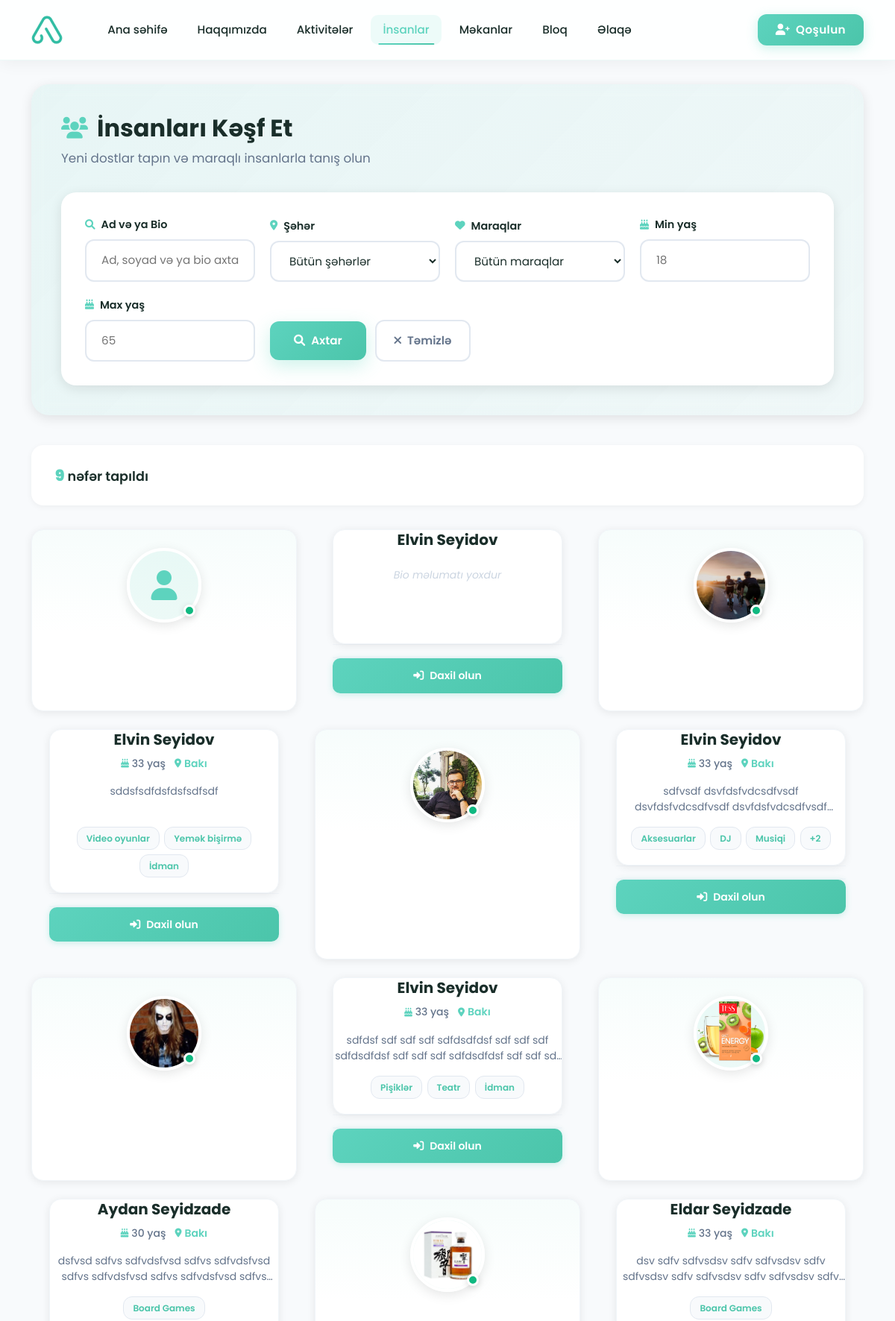
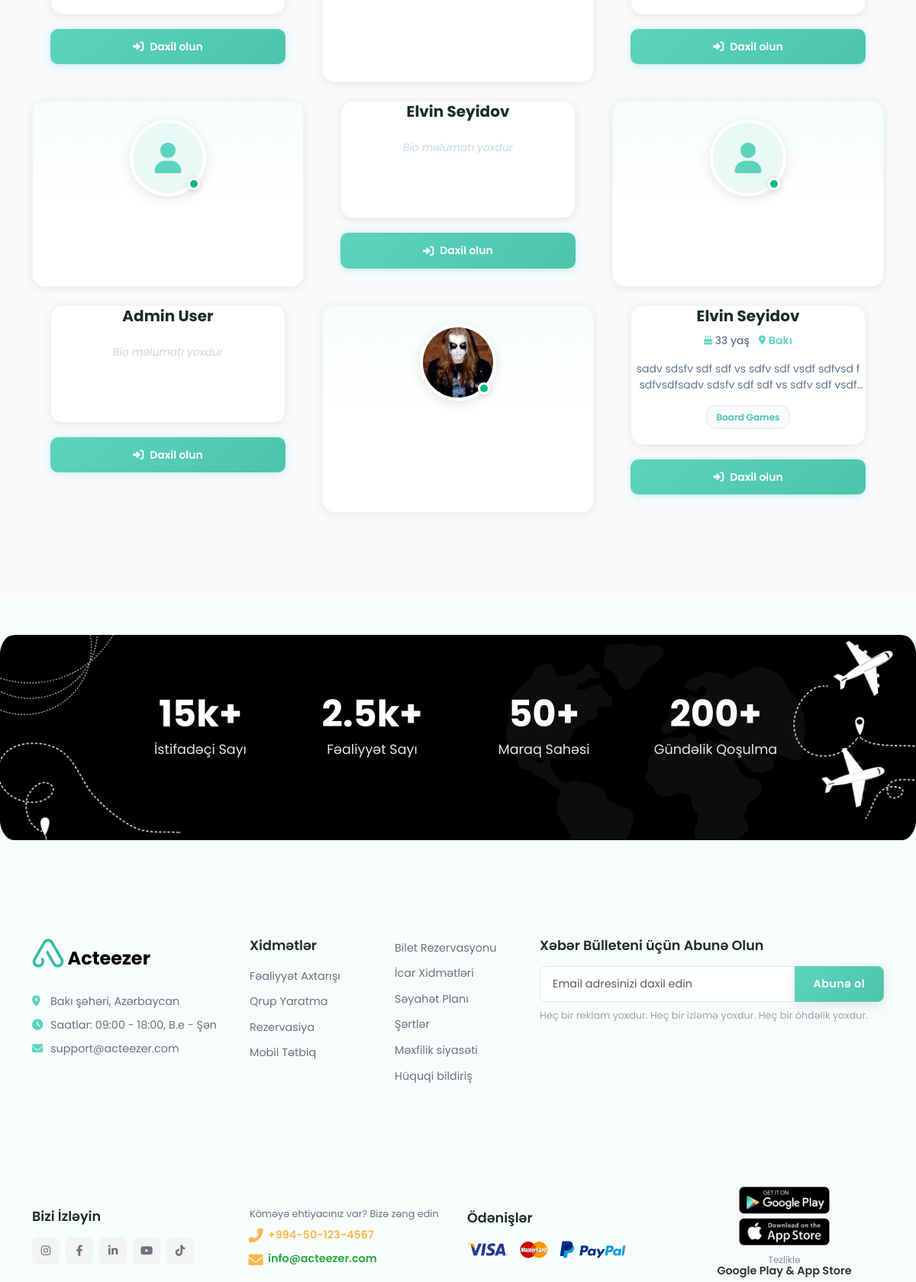
The app's page /accounts/people/ (upper part) with its own data (2 pictures, top to bottom).
### accounts/models.py (models this page shows, shortened)
class User(AbstractUser):
    phone_regex = RegexValidator(
        regex=r'^\+?1?\d{9,15}$',
        message="Phone number must be entered in the format: '+999999999'. Up to 15 digits allowed."
    )
    GENDER_CHOICES = [
        ('male', 'Kişi'),
        ('female', 'Qadın'),
        ('other', 'Digər'),
        ('prefer_not_to_say', 'Deməyi üstün tutmuram'),
    ]
    phone = models.CharField(validators=[phone_regex], max_length=17, unique=True)
    is_phone_verified = models.BooleanField(default=False)
    otp_code = models.CharField(max_length=6, blank=True, null=True)
    otp_created_at = models.DateTimeField(blank=True, null=True)
    birthday = models.DateField(blank=True, null=True)
    gender = models.CharField(max_length=20, choices=GENDER_CHOICES, blank=True, null=True)
    bio = models.TextField(max_length=500, blank=True, null=True)
    languages = models.ManyToManyField(Language, blank=True)
    city = models.CharField(max_length=100, blank=True, null=True)
    latitude = models.DecimalField(max_digits=9, decimal_places=6, blank=True, null=True)
    longitude = models.DecimalField(max_digits=9, decimal_places=6, blank=True, null=True)
    address = models.TextField(blank=True, null=True)
    interests = models.ManyToManyField(Interest, blank=True)
    registration_step = models.IntegerField(default=0)  # 0: phone, 1: otp, 2: name, 3: languages, 4: birthday, 5: images, 6: bio, 7: interests, 8: location, 9: complete
    is_registration_complete = models.BooleanField(default=False)
    created_at = models.DateTimeField(auto_now_add=True)
    updated_at = models.DateTimeField(auto_now=True)
    username = None
    USERNAME_FIELD = 'phone'
    REQUIRED_FIELDS = ['first_name', 'last_name']
    objects = UserManager()
    def get_full_name(self):
        if self.first_name and self.last_name:
            return f"{self.first_name} {self.last_name}"
        return self.phone
    @property
    def age(self):
        if self.birthday:
            from datetime import date
            today = date.today()
            return today.year - self.birthday.year - ((today.month, today.day) < (self.birthday.month, self.birthday.day))
        return None

class UserImage(models.Model):
    user = models.ForeignKey(User, on_delete=models.CASCADE, related_name='images')
    image = models.ImageField(upload_to=user_image_path)
    is_primary = models.BooleanField(default=False)
    order = models.PositiveIntegerField(default=0)
    uploaded_at = models.DateTimeField(auto_now_add=True)
    class Meta:
        ordering = ['order', 'uploaded_at']
        unique_together = ['user', 'order']

class Interest(models.Model):
    CATEGORY_CHOICES = [
        ('general', 'General/Popular'),
        ('beauty', 'Beauty & Fashion'),
        ('lifestyle', 'Lifestyle & Home'),
        ('sports', 'Sports & Fitness'),
        ('arts', 'Arts & Culture'),
        ('food', 'Food & Dining'),
        ('travel', 'Travel & Adventure'),
        ('tech', 'Technology'),
        ('music', 'Music'),
        ('nature', 'Nature & Outdoors'),
        ('education', 'Education & Learning'),
        ('health', 'Health & Wellness'),
        ('social', 'Social & Volunteering'),
    ]
    name = models.CharField(max_length=100, unique=True)
    icon = models.CharField(max_length=50, blank=True, null=True)  # Font awesome icon name
    category = models.CharField(max_length=20, choices=CATEGORY_CHOICES, default='general')
    is_general = models.BooleanField(default=False, help_text="Show in general/popular section")
    class Meta:
        ordering = ['name']

### accounts/views.py (the view, shortened to what this page needs)
# urls.py: path('people/', views.people_list, name='people_list'),
def people_list(request):
    query = request.GET.get('q', '').strip()
    city_filter = request.GET.get('city', '')
    interest_filter = request.GET.get('interest', '')
    age_min = request.GET.get('age_min', '')
    age_max = request.GET.get('age_max', '')
    users = User.objects.filter(
        is_registration_complete=True,
        is_active=True
    ).exclude(id=request.user.id if request.user.is_authenticated else None).select_related().prefetch_related('languages', 'interests', 'images')
    if city_filter:
        users = users.filter(city__icontains=city_filter)
    if interest_filter:
        users = users.filter(interests__id=interest_filter)
    if request.user.is_authenticated:
        for user_obj in users:
            user_obj.friendship_status = Friendship.get_friendship_status(request.user, user_obj)
    users = users.order_by('-created_at')
    from django.core.paginator import Paginator
    paginator = Paginator(users, 12)  # 12 users per page
    page_number = request.GET.get('page')
    page_obj = paginator.get_page(page_number)
    cities = User.objects.filter(
        is_registration_complete=True,
        city__isnull=False
    ).exclude(city='').values_list('city', flat=True).distinct().order_by('city')
    interests = Interest.objects.all().order_by('name')
    context = {
        'page_obj': page_obj,
        'cities': cities,
        'interests': interests,
        'query': query,
        'city_filter': city_filter,
        'interest_filter': interest_filter,
        'age_min': age_min,
        'age_max': age_max,
    }
    return render(request, 'accounts/people_list.html', context)

### templates/accounts/people_list.html (shortened to what this page needs)
{% extends 'base.html' %}
{% load static %}
{% block content %}
<div class="people-page">
    <div class="container">
        <div class="search-hero">
            <h1>
                <i class="fas fa-users"></i>
                İnsanları Kəşf Et
            </h1>
            <p>Yeni dostlar tapın və maraqlı insanlarla tanış olun</p>
            <div class="advanced-search">
                <form method="get" class="search-form-modern">
                    <div class="form-group-modern">
                        <label>
                            <i class="fas fa-search"></i>
                            Ad və ya Bio
                        </label>
                        <input type="text" name="q" class="form-control-modern" placeholder="Ad, soyad və ya bio axtarın..." value="{{ query }}">
                    </div>
                    <div class="form-group-modern">
                        <label>
                            <i class="fas fa-map-marker-alt"></i>
                            Şəhər
                        </label>
                        <select name="city" class="form-control-modern">
                            <option value="">Bütün şəhərlər</option>
                        </select>
                    </div>
                    <div class="form-group-modern">
                        <label>
                            <i class="fas fa-heart"></i>
                            Maraqlar
                        </label>
                        <select name="interest" class="form-control-modern">
                            <option value="">Bütün maraqlar</option>
                        </select>
                    </div>
                    <div class="form-group-modern">
                        <label>
                            <i class="fas fa-birthday-cake"></i>
                            Min yaş
                        </label>
                        <input type="number" name="age_min" class="form-control-modern" placeholder="18" min="18" max="100" value="{{ age_min }}">
                    </div>
                    <div class="form-group-modern">
                        <label>
                            <i class="fas fa-birthday-cake"></i>
                            Max yaş
                        </label>
                        <input type="number" name="age_max" class="form-control-modern" placeholder="65" min="18" max="100" value="{{ age_max }}">
                    </div>
                    <div class="form-group-modern search-actions">
                        <button type="submit" class="btn-search">
                            <i class="fas fa-search"></i>
                            Axtar
                        </button>
                        <a href="{% url 'accounts:people_list' %}" class="btn-clear">
                            <i class="fas fa-times"></i>
                            Təmizlə
                        </a>
                    </div>
                </form>
            </div>
        </div>
        <div class="results-header-modern">
            <div class="results-info">
                <div class="results-count">
                    <strong>{{ page_obj.paginator.count }}</strong> nəfər tapıldı
                </div>
            </div>
        </div>
        {% if page_obj.object_list %}
            <div class="people-grid-modern" id="people-container">
                {% for person in page_obj.object_list %}
                    <a href="{% url 'accounts:user_detail' person.id %}" class="person-card-modern" style="text-decoration: none; color: inherit;">
                        <div class="person-card-header-modern">
                            <div class="person-avatar-wrapper">
                                {% if person.images.first %}
                                    <img src="{{ person.images.first.image.url }}" alt="{{ person.get_full_name }}" class="person-avatar-modern">
                                {% else %}
                                    <div class="person-avatar-modern" style="display: flex; align-items: center; justify-content: center;">
                                        <i class="fas fa-user" style="color: var(--primary-color); font-size: 2.5rem;"></i>
                                    </div>
                                {% endif %}
                                <div class="status-badge-modern"></div>
                            </div>
                        </div>
                        <div class="person-info-modern">
                            <h5 class="person-name-modern">{{ person.get_full_name }}</h5>
                            <div class="person-meta">
                                {% if person.age %}
                                    <span class="person-age-modern">
                                        <i class="fas fa-birthday-cake"></i>
                                        {{ person.age }} yaş
                                    </span>
                                {% endif %}
                                {% if person.city %}
                                    <span class="person-location-modern">
                                        <i class="fas fa-map-marker-alt"></i>
                                        {{ person.city }}
                                    </span>
                                {% endif %}
                            </div>
                            {% if person.bio %}
                                <p class="person-bio-modern">{{ person.bio }}</p>
                            {% else %}
                                <p class="person-bio-modern" style="color: #cbd5e1; font-style: italic;">Bio məlumatı yoxdur</p>
                            {% endif %}
                            {% if person.interests.all %}
                                <div class="person-interests-modern">
                                    {% for interest in person.interests.all|slice:":3" %}
                                        <span class="interest-tag-modern">{{ interest.name }}</span>
                                    {% endfor %}
                                    {% if person.interests.count > 3 %}
                                        <span class="interest-tag-modern">+{{ person.interests.count|add:"-3" }}</span>
                                    {% endif %}
                                </div>
                            {% else %}
                                <div class="person-interests-modern"></div>
                            {% endif %}
                            <div class="person-actions-modern" onclick="event.stopPropagation();">
                                {% if user.is_authenticated %}
                                    {% if not person.friendship_status %}
                                        <button class="friend-btn-modern send-request" onclick="event.stopPropagation(); sendFriendRequest({{ person.id }}, this); return false;">
                                            <i class="fas fa-user-plus"></i>
                                            <span>Dostluq sorğusu</span>
                                        </button>
                                    {% elif person.friendship_status.status == 'pending' %}
                                        {% if person.friendship_status.initiated_by.id == user.id %}
                                            <button class="friend-btn-modern pending" disabled onclick="event.stopPropagation(); return false;">
                                                <i class="fas fa-clock"></i>
                                                <span>Gözləyir</span>
                                            </button>
                                        {% else %}
                                            <button class="friend-btn-modern send-request" onclick="event.stopPropagation(); respondFriendRequest({{ person.friendship_status.friendship.id }}, 'accept', this); return false;">
                                                <i class="fas fa-check"></i>
                                                <span>Qəbul et</span>
                                            </button>
                                        {% endif %}
                                    {% elif person.friendship_status.status == 'accepted' %}
                                        <button class="friend-btn-modern friends" disabled onclick="event.stopPropagation(); return false;">
                                            <i class="fas fa-check-circle"></i>
                                            <span>Dostdur</span>
                                        </button>
                                    {% elif person.friendship_status.status == 'rejected' %}
                                        <button class="friend-btn-modern rejected" disabled onclick="event.stopPropagation(); return false;">
                                            <i class="fas fa-times"></i>
                                            <span>Rədd edildi</span>
                                        </button>
                                    {% endif %}
                                {% else %}
                                    <a href="{% url 'accounts:login' %}" class="friend-btn-modern send-request" style="text-decoration: none;" onclick="event.stopPropagation();">
                                        <i class="fas fa-sign-in-alt"></i>
                                        <span>Daxil olun</span>
                                    </a>
                                {% endif %}
                            </div>
                        </div>
                    </a>
                {% endfor %}
            </div>
        {% endif %}
    </div>
</div>
{% endblock %}

### static/css/style.css (style rules this page uses)
:root { --primary-color: #5DD3BE; --primary-dark: #4BC5AA; --primary-light: #7CDDC9; --secondary-color: #4DB8E8; --accent-color: #FFB84D; --success-color: #5DD3BE; --warning-color: #FFB84D; --danger-color: #FF6B6B; --light-bg: #f8fdfc; --white: #ffffff; --dark-text: #1a2e2a; --gray-text: #64748b; --light-gray: #f0faf8; --border-color: #e0f2ef; --gradient-bg: linear-gradient(135deg, #5DD3BE 0%, #4BC5AA 100%); --gradient-warm: linear-gradient(135deg, #FFB84D 0%, #FF6B6B 100%); --gradient-hero: linear-gradient(135deg, rgba(93, 211, 190, 0.9) 0%, rgba(75, 197, 170, 0.9) 100%); --gradient-soft: linear-gradient(135deg, rgba(93, 211, 190, 0.1) 0%, rgba(75, 197, 170, 0.1) 100%); --shadow-sm: 0 1px 2px 0 rgb(0 0 0 / 0.05); --shadow-md: 0 4px 6px -1px rgb(0 0 0 / 0.1), 0 2px 4px -2px rgb(0 0 0 / 0.1); --shadow-lg: 0 10px 15px -3px rgb(0 0 0 / 0.1), 0 4px 6px -4px rgb(0 0 0 / 0.1); --shadow-xl: 0 20px 25px -5px rgb(0 0 0 / 0.1), 0 8px 10px -6px rgb(0 0 0 / 0.1); --shadow-primary: 0 4px 6px -1px rgba(93, 211, 190, 0.2), 0 2px 4px -2px rgba(93, 211, 190, 0.1); --border-radius: 12px; --border-radius-lg: 16px; --border-radius-xl: 20px; }
body { font-family: 'Poppins', sans-serif; line-height: 1.6; color: var(--dark-text); background-color: var(--light-bg); }

### records on screen
User: get_full_name "Elvin Seyidov", shows "Bio məlumatı yoxdur"
User: images.first.image (picture), get_full_name "Elvin Seyidov", age "33", city "Bakı", bio "sddsfsdfdsfdsfsdfsdf"
Interest: name "Video oyunlar"
Interest: name "Yemək bişirmə"
Interest: name "İdman"
User: images.first.image (picture), get_full_name "Elvin Seyidov", age "33", city "Bakı", bio "sdfvsdf dsvfdsfvdcsdfvsdf dsvfdsfvdcsdfvsdf…", interests.count|add "2"
Interest: name "Aksesuarlar"
Interest: name "DJ"
Interest: name "Musiqi"
User: images.first.image (picture), get_full_name "Elvin Seyidov", age "33", city "Bakı", bio "sdfdsf sdf sdf sdf sdfdsdfdsf sdf sdf sdf sdfdsdfdsf sdf sdf sdf sdfdsdfdsf sdf sdf…"
Interest: name "Pişiklər"
Interest: name "Teatr"
User: images.first.image (picture), get_full_name "Aydan Seyidzade", age "30", city "Bakı", bio "dsfvsd sdfvs sdfvdsfvsd sdfvs sdfvdsfvsd sdfvs sdfvdsfvsd sdfvs sdfvdsfvsd…"
Interest: name "Board Games"
User: images.first.image (picture), get_full_name "Eldar Seyidzade", age "33", city "Bakı", bio "dsv sdfv sdfvsdsv sdfv sdfvsdsv sdfv sdfvsdsv sdfv sdfvsdsv sdfv sdfvsdsv…"
User: get_full_name "Elvin Seyidov", shows "Bio məlumatı yoxdur"
User: get_full_name "Admin User", shows "Bio məlumatı yoxdur"
User: images.first.image (picture), get_full_name "Elvin Seyidov", age "33", city "Bakı", bio "sadv sdsfv sdf sdf vs sdfv sdf vsdf sdfvsd f sdfvsdfsadv sdsfv sdf sdf vs sdfv sdf…"

### other values on screen
{{ page_obj.paginator.count }} "9"
